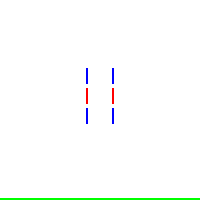
#> input picture unzipped python script/electrodes.png, 200 x 200 px
$ python ion_simulation_script.py
#> lines starting #> are read from the running program, lines starting #| are printed output that depends on the picture; after the words box and inside, x2 and y2 are one past the last pixel; in counts of white or black regions, pixels touching at a corner belong together
'''
Adapted in 2021 by Ian Anthony from MATLAB code written by Matthew Brantley
A companion script to https://igmanthony.com/fields-ions-optics/
This script does not implement some of the features found in the Simulation
Playground of the Simulating Fields, Ions, and Optics website and is
optimized for simplicity and readability, rather than performance. However,
the steps this script uses are almost identical, for static lenses, in the
generation and flight of ions, so results should be largely comparable.

For information on using or reading this script, please consult the
"readme.pdf" file or the page at:
https://igmanthony.com/fields-ions-optics/python_simulation_readme.html
'''

# We need to import some Python libraries to expand our capabilities!
# These first two libraries are included with Python itself
import os  # "Operating system" library for getting file paths
import math  # "Math" library for doing some mathematics functions

# These libraries are not always included, so you might need to download them
# Instructions for downloading and installing these libraries can be found in
# The "readme.pdf" file that accompanies this script
import cv2  # "Open CV" library for image loading and processing
# Note: Importing a library "as" something renames the library - so when you
# see "np" in the code, you know that we are working with the "numpy" library
import numpy as np  # "NumericalPython" library for doing matrix math
import matplotlib.pyplot as plt  # Plotting library for making plots


# "start()" is a function. Functions often have inputs and outputs. This
# "start" function does not have any inputs, so nothing is between the
# parentheses. "start" also does not have any outputs. Outputs are whatever
# comes after the "return" keyword, usually at the end of a function.
def start():
    '''
    The start of this script. "start" coordinates the simulation; it calls
    other functions and:
        - Assigns volages to the different-colored electrodes
        - Makes ions
        - Loads the png image of electrodes ("electrodes.png")
        - Generates the electric field from the png image of the electrodes
        - Flies the ions in the electric field
        - Plots the resulting ion flight paths
    '''

    # Let's load the 'electrodes.png' image and use it to make our electrode
    # and electric field maps! Because the computer does not know where our
    # image is, we need to orient ourselves and tell it the full file path to
    # the "electrodes.png" image which should be in the same directory as this
    # script
    image_name = 'electrodes.png'
    script_path = os.path.abspath(__file__)  # Get the full path of this script
    script_directory = os.path.dirname(script_path)  # Directory of this script
    # We join the directory to the image name to get the full path of the image
    image_path = os.path.join(script_directory, image_name)
    # Now we load the image as a numpy array of RGB colors
    rgb_image = cv2.cvtColor(cv2.imread(image_path), cv2.COLOR_BGR2RGB)
    # We convert the image from RGB colors to integer colors. This simplifies
    # the job of turning the electrode colors into the electrode voltages.
    # If you want to know how it works, scroll down to the line that starts
    # "def rgb_image_to_integer_image(rgb_image):"
    integer_image = rgb_image_to_integer_image(rgb_image)

    # ========================== MODIFY ME! ===================================
    # rgb_to_integer takes a red, a green, and a blue color value from 0 to 255
    red_electrode = rgb_to_integer(255, 0, 0)
    green_electrode = rgb_to_integer(0, 255, 0)
    blue_electrode = rgb_to_integer(0, 0, 255)
    # Let's define voltages for all the colored electrodes in the image. We
    # will put the colors and voltages into a "dictionary" so that we can look
    # up a color and find what voltage it is supposed to be.
    # Note: if we don't define an electrode's color, or if we give an electrode
    # a voltage of 0, it will be electrically invisible!

    # The curly-brackets --> {} define a dictionary, with keys (electrode
    # colors) and corresponding values (electrode voltages)
    electrodes = {
        red_electrode: 80,  # a red electrode at 80 V
        green_electrode: 100,  # a green electrode at 100 V
        blue_electrode: 1,  # a blue electrode at 1 V
    }  # consider defining more electrodes and adding them to the PNG image!
    # Don't forget: Every color in the PNG (except white) needs an electrode
    # color and an entry in the "electrodes" dictionary with a voltage

    # Now we can define the ions we want to simulate. We put the ions in a
    # list that is denoted with square-brackets --> [] . Inside this list,
    # each ion is a dictionary ( denoted with curly-brackets --> {} ).
    # Each ion needs a mass, a charge (z), a velocity, and a position.
    # The velocity and position will be lists with [x, y] coordinates.

    # We'll simulate five ions with identical parameters, except for their
    # x-velocities
    ions_to_simulate = [
        {'mass': 80, 'z': 1, 'position': [100, 195], 'velocity': [-250, 1]},
        {'mass': 80, 'z': 1, 'position': [100, 195], 'velocity': [-100, 1]},
        {'mass': 80, 'z': 1, 'position': [100, 195], 'velocity': [0.5, 1]},
        {'mass': 80, 'z': 1, 'position': [100, 195], 'velocity': [100, 1]},
        {'mass': 80, 'z': 1, 'position': [100, 195], 'velocity': [250, 1]},
    ]
    # =========================================================================

    # We turn the PNG image into a 'map' of the electrodes by replacing the
    # colors with voltages defined in the "electrodes" dictionary above
    electrode_map = make_electrode_map(integer_image, electrodes)
    # We generate electric fields out of the electrodes that we made. We will
    # use these fields to determine the electric gradient (and thus forces)
    # for the ions we will simulate
    # Note: this step sometimes takes a bit of time, so we'll leave ourselves
    # a message to let us know we've reached this point in the code
    print("Making the electric fields. Please wait...")
    electric_field_map = make_electric_field_map(electrode_map)

    # To visualize the ions flight paths, we should first set up a figure and
    # add to it as we simulate each ion. The left_plot will be the electrode
    # png image. The right_plot will be the electric field map. On both images,
    # we will plot the ions' flight paths.
    figure, (left_image, right_image) = plt.subplots(1, 2)

    # We can loop through multiple ions to see how varying a parameter changes
    # the simulation. Note: This is a "for" loop: it can be read as "for each
    # ion in the list of ions to simulate, do:"
    for ion in ions_to_simulate:
        # Now we're in the loop (indented by 4 spaces). So let's fly the ion!
        # Read down to the "def fly_ion" function to see what it does!
        print("Flying an ion. Please wait...")  # this can take some time
        xs, ys = fly_ion(ion, electrode_map, electric_field_map)
        # now let's plot the resulting flight path on both images!
        left_image.plot(xs, ys)
        right_image.plot(xs, ys)

    # Now we've completed the loop (notice we de-indented by 4 spaces)
    # These next few lines of code are not needed for understanding the
    # simulation. They are for making the plots prettier.
    left_image.axis('off')  # removing the axis makes the plot a bit cleaner
    left_image.set_title('Ion paths', fontsize=18)  # add a title
    left_image.imshow(rgb_image)  # show the RGB image (png) we loaded with cv2
    right_image.axis('off')  # removing the axis makes the plot a bit cleaner
    right_image.set_title('Electric field', fontsize=18)  # add a title here
    color = right_image.imshow(electric_field_map, cmap='turbo')  # nice colors
    colorbar = figure.colorbar(color, fraction=0.046, pad=0.04)
    colorbar.set_label('Volts', rotation=90, fontsize=18)
    plt.show()  # now let's show the plot and print a completion message!
    print("\nSimulation completed successfully!")


def rgb_image_to_integer_image(rgb_image):
    '''transforms the r,g,b values of an image (3D numpy array) to integers'''
    rgb_image = np.array(
        rgb_image, dtype=int)  # change the datatype to integer
    # we extract each color component from the image
    r, g, b = rgb_image[:, :, 0], rgb_image[:, :, 1], rgb_image[:, :, 2]
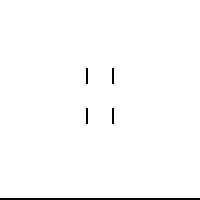
#> r: shape (200, 200) int64; 98.7% white; 5 black regions, box (x1, y1, x2, y2) and area: (0, 198, 200, 200) 400, (86, 68, 88, 84) 32, (112, 68, 114, 84) 32, (86, 108, 88, 124) 32, (112, 108, 114, 124) 32
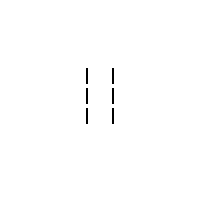
#> g: shape (200, 200) int64; 99.5% white; black in thin lines or dots, all inside (x1, y1, x2, y2) = (86, 68, 114, 124)
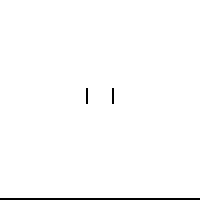
#> b: shape (200, 200) int64; 98.8% white; 3 black regions, box (x1, y1, x2, y2) and area: (0, 198, 200, 200) 400, (86, 88, 88, 104) 32, (112, 88, 114, 104) 32
    # then call the rgb_to_integer function for the arrays of colors
    integer = rgb_to_integer(r, g, b)
    return integer


def rgb_to_integer(red, green, blue):
    '''converts red, green, and blue numbers (each 0 to 255) to an integer'''
    # "<<" is a bit-shift operator. It moves the binary 0's and 1's to the
    # left. We use it to turn 3 small numbers into one larger number.
    integer = (((red << 8) + green) << 8) + blue
    return integer


def make_electrode_map(electrode_image, electrodes):
    '''Converts the image of colors into a map of voltage values
    where each pixel of color is replaced with the corresponding voltage.'''
    # we start by making a map of all zeros that we will add to
    electrode_map = np.zeros_like(electrode_image)
    # then we loop, using a "for" loop through all the colors and voltages we
    # defined in the "electrodes" dictionary in the "start" function
    # Read as "for each color and voltage in the "electrodes" dictionary do:"
    for color, voltage in electrodes.items():
        # Make the pixels with colors equal to "color" equal to the "voltage"
        electrode_map[electrode_image == color] = voltage
#> in start, `electrode_map = make_electrode_map(integer_image, electrodes)`:
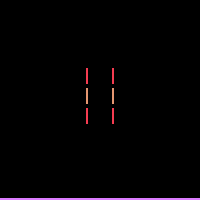
#> electrode_map: shape (200, 200) int64; 4 distinct labels, from 0 to 100; one colour per label, 0 black
    return electrode_map


def make_electric_field_map(electrode_map):
    '''Generates an electric field for all electrodes by performing the finite
    difference method (FDM) to solve the Laplace equations'''
    # the electric field map (e_field_map) starts off as zeros - we'll add to
    # it to create the final map and return this variable at the end
    e_field_map = np.zeros_like(electrode_map, dtype=np.float64)
    # Read this as: "For each unique volts value in the electrode map do:"
    for volts in np.unique(electrode_map):  # quick way to iterate electrodes
        if volts == 0:  # the "white" color in the png is a "0 volt" electrode
            continue   # so we skip this color/volt value
        # We should make an image of just the electrode with the volts we are
        # wanting to look at as well as all the "other" electrodes
        this_mask = electrode_map == volts  # we mask off the current electrode
        other_mask = electrode_map != 0  # we also mask all electrodes
        other_mask[this_mask] = False   # and remove just the current electrode

        # We make a passive electric field of 0.5 volts (this is just a
        # low number that is not 0, it could be 0.3 volts and work the same).
        e_field = np.ones_like(electrode_map) / 2  # 1 / 2 = 0.5 volts
        # We apply the mask to the e_field to set it to our "volts" value
        e_field[this_mask] = volts
        # We apply the mas to all other e_fields and set them to 0 volts
        e_field[other_mask] = 0
        # We will downsample the image and the upscale it to make this a bit
        # faster (working on small images is faster).
        for division in [32, 16, 8, 4, 2, 1]:
            # perform an FDM step to propagate the electric field
            e_field = fdm_step(e_field, volts, this_mask, other_mask, division)
            # upscale to the original size with interpolation
            e_field = cv2.resize(
                e_field, electrode_map.shape, interpolation=cv2.INTER_LINEAR
            )
        # ========================= NOW YOU KNOW ==============================
        # Having a single electric field map is convenient, but assumes a
        # static field (no electrodes ever change). If we wanted a dynamic
        # field (for instance, a quadrupole), we would need to have some
        # function to calculate the electric field over and over at each time
        # point
        # Note: Be careful when using a dynamic field that the "phase" of the
        # electric fields are randomized (if they would be normally) - solutions
        # and simulations can be found for a set of deterministic changes to an
        # electric topology that would be impossible if the phases of the
        # electrodes were randomly distributed (as often happens in the real
        # world)
        # =====================================================================

        # now that we've calculated the electric field for an electrode, we add
        # that field to our total electric field map and move on to the next
        # electrode.
        e_field_map += e_field
#> this loop made 4 passes
#> volts on passes 3 to 4: 80, 100
#> pass 2, in fdm_step, `e_prev = np.copy(e_start)`:
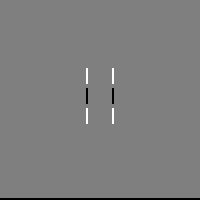
#> e_prev: shape (200, 200) float64; min 0, max 1, mean 0.496
#> (the rest of the program and of its run is left out)
